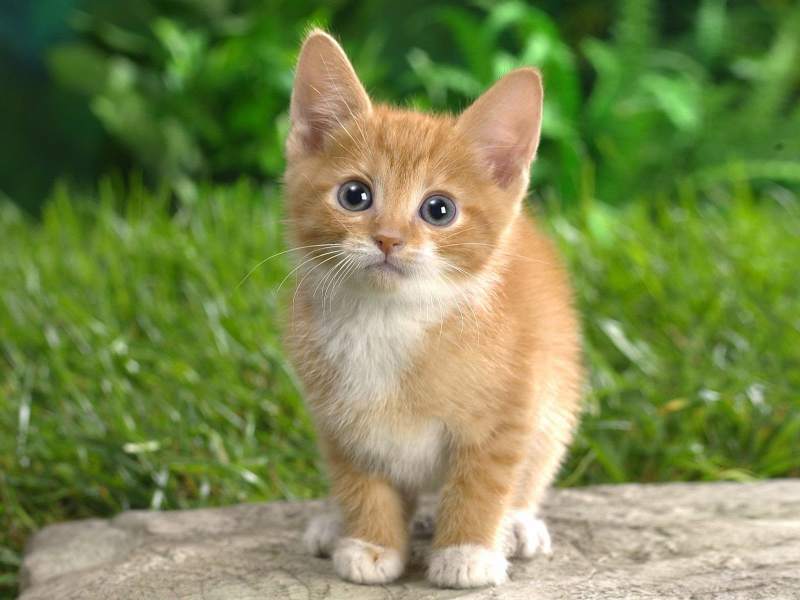
#> input picture spatial_transformer_network/data/cat2.jpg, 1600 x 1200 px (shown at 1/2 size)
$ python transform.py --folder spatial_transformer_network/data
#> lines starting #> are read from the running program, lines starting #| are printed output that depends on the picture; after the words box and inside, x2 and y2 are one past the last pixel; in counts of white or black regions, pixels touching at a corner belong together
# import the necessary packages

from skimage.filters import threshold_local
import cv2
import argparse
import os
import shutil
import imutils

def convert(file):

	# load the image and compute the ratio of the old height
	# to the new height, clone it, and resize it
	image = cv2.imread(file)
#> image is the input picture: shape (1200, 1600, 3); mean B, G, R 78.6, 135.5, 121.6
	image = cv2.resize(image, (256, 512))
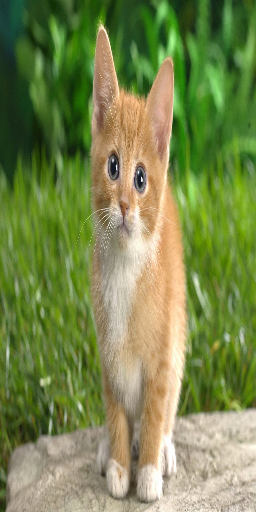
#> image: shape (512, 256, 3); mean B, G, R 78.4, 135.4, 121.5

	#Turns image into black-white image
	image = cv2.cvtColor(image, cv2.COLOR_BGR2GRAY)
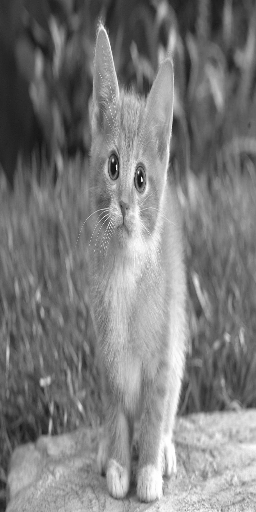
#> image: shape (512, 256); min 14, max 255, mean 124.7
	T = threshold_local(image, 11, offset = 10, method = "gaussian")
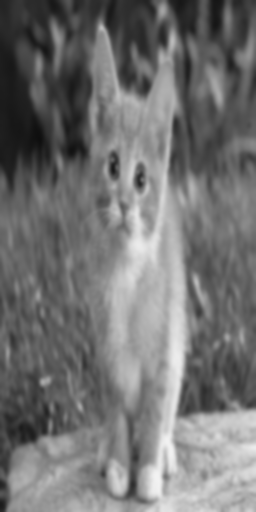
#> T: shape (512, 256) float64; min 14.54, max 243, mean 114.7
	image = (image > T).astype("uint8") * 255
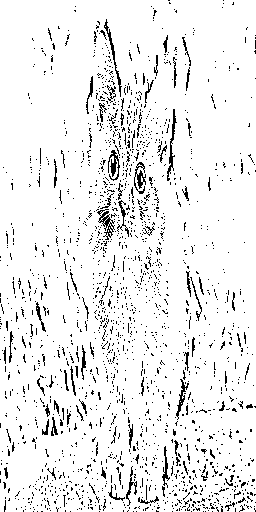
#> image: shape (512, 256); 92.6% white; black in thin lines or dots

	#Creating transformed image
	imageDest = str(file).replace('.jpg', '_black_white.jpg')
	cv2.imwrite(imageDest, image)

	#Removing the old one
	os.remove(file)

if __name__ == "__main__":
	# construct the argument parser and parse the arguments
	ap = argparse.ArgumentParser()
	ap.add_argument("-f", "--folder", required = True,
	help = "Path to the root folder has to be provided")
	rootDir = os.path.normpath(vars(ap.parse_args())['folder'])

	# [23 lines of commented-out code are left out]

for subdir, dirs, files in os.walk(rootDir):
	for file in files:
		convert(os.path.join(subdir, file))

$ run again, on spatial_transformer_network/data/cat3.jpg
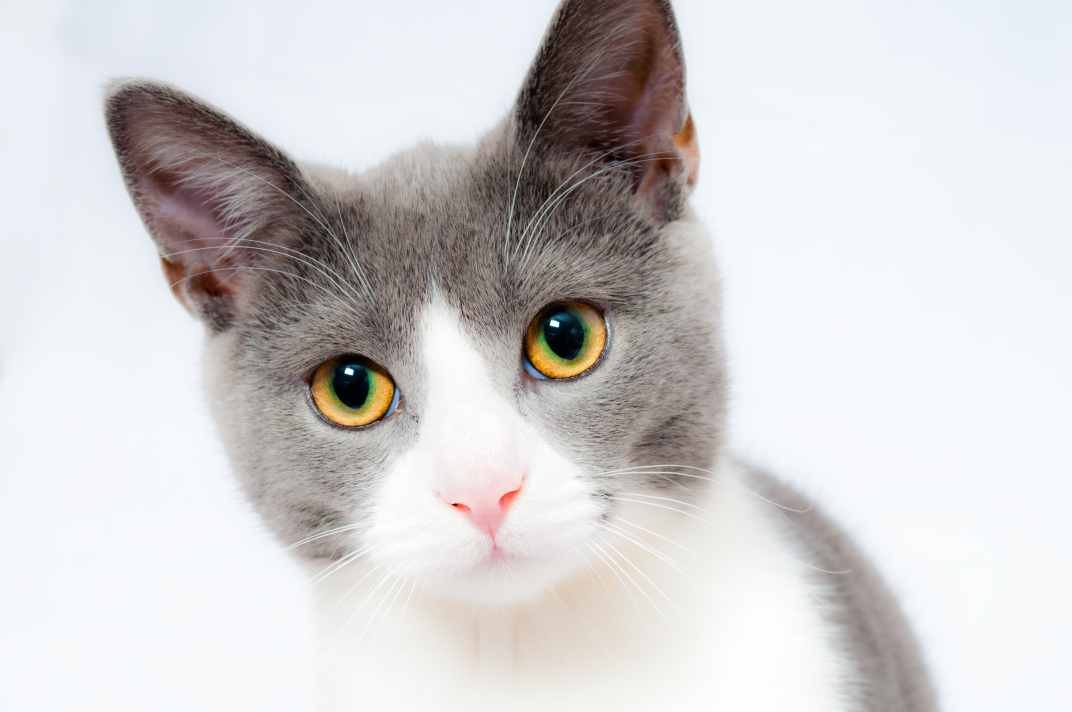
#> input picture spatial_transformer_network/data/cat3.jpg, 5360 x 3560 px (shown at 1/5 size)
#> in convert, image is the input picture: shape (3560, 5360, 3); mean B, G, R 208.7, 208.3, 210.2
#> in convert, `T = threshold_local(image, 11, offset = 10, method = "gaussian")`:
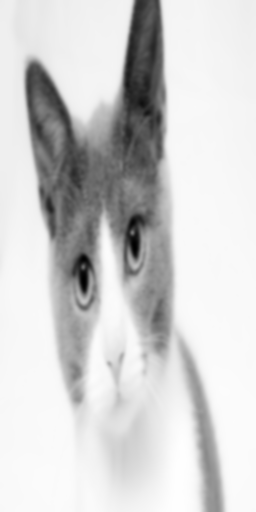
#> T: shape (512, 256) float64; min -5.59, max 243.7, mean 198.9; drawn with min black and max white
#> in convert, `image = (image > T).astype("uint8") * 255`:
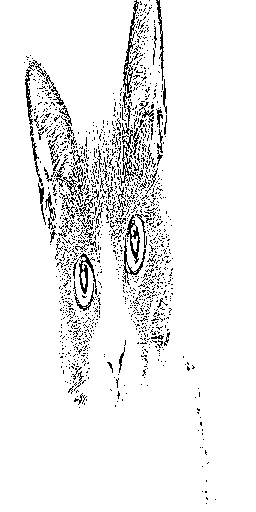
#> image: shape (512, 256); 93.1% white; black in thin lines or dots, all inside (x1, y1, x2, y2) = (24, 0, 216, 504)

$ run again, on spatial_transformer_network/data/cat4.jpg
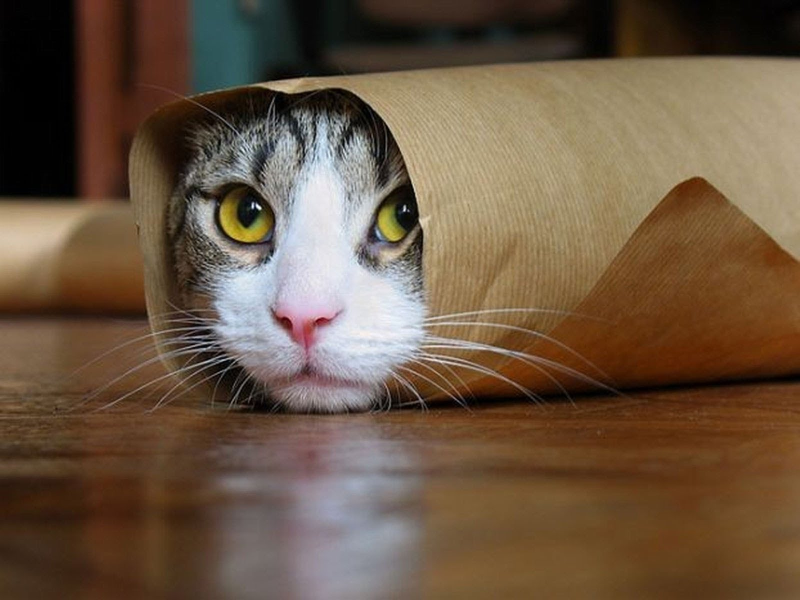
#> input picture spatial_transformer_network/data/cat4.jpg, 1600 x 1200 px (shown at 1/2 size)
#> in convert, image is the input picture: shape (1200, 1600, 3); mean B, G, R 66.7, 86.7, 107.4
#> in convert, `T = threshold_local(image, 11, offset = 10, method = "gaussian")`:
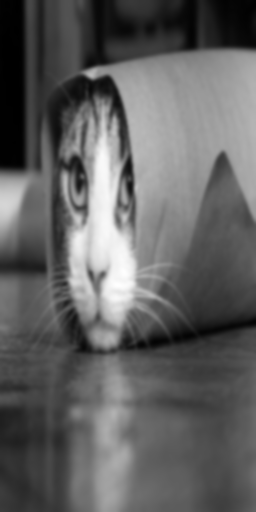
#> T: shape (512, 256) float64; min -10, max 227.6, mean 80.6; drawn with min black and max white
#> in convert, `image = (image > T).astype("uint8") * 255`:
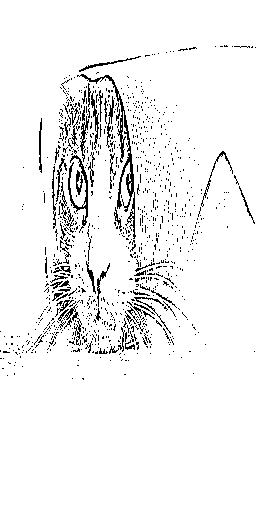
#> image: shape (512, 256); 94.4% white; black in thin lines or dots, all inside (x1, y1, x2, y2) = (0, 45, 256, 380)
